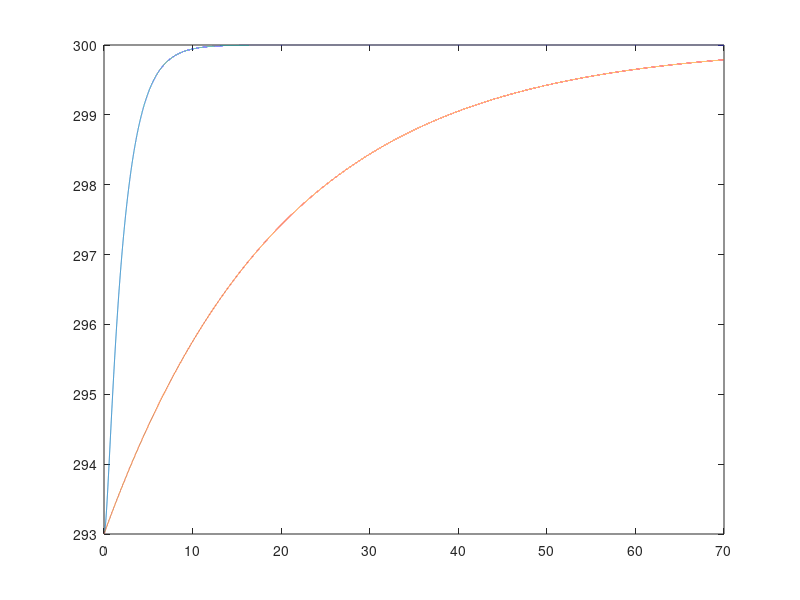

The MATLAB source for this figure: (Note: this script raises an error after producing the figure.)
clear all 
close all
Vin=[3.3 5 15] ;
R25=220 ;%resistence at 25 deg centigrade, [ohm]
tau=20 ;  %time contant of thermistor , [sec]
beta=3560 ; % beta coeficient of themistor , [K]
dc=8.5e-3 ; % disipation contant , [W/dC]
Rt=(1/dc);
Ct=tau*dc;
% 
% r1=0.9*(Rt/2);
% r2=0.3*(Rt/2);       
c1=0.95*Ct;
% c2=0.35*Ct;

a=0.589185549;
b=2.303361987;
c=7.827288075;
d=30.6;


% a= %r1*r2*c1*c2;
% b= %r2*c2+r1*c1+c1*r2;
% c= %r1*r2*c2;
% d= %r1+r2;

m1=-(-b/a+sqrt((b/a)^2-(4/a)))*0.5;
m2=-(-b/a-sqrt((b/a)^2-(4/a)))*0.5;
% m1=r1*c1;
% m2=r2*c2;


%set temp, current and time vectors for loop

dt=0.001; % time step , sec
t=0:dt:70;
Imax=Vin./R25 ; % A , calculated by V/R where V=5v R=R0
lt = length(t);
T0=293; % initial temp K
T=ones(lt,1)*T0;
T_noCon=T;
Tmod1=T;
Rth=ones(lt,1)*R25;%thermistor
RthNo=Rth;
V=zeros(lt,1);
I=zeros(lt,1);
Imod1=I;
Ta=300; % ambient temp

%Ttau=(T0+0.63*(Ta-T0));
a1=((Ta-T0)/a)*((1/(m2-m1))/m1);
a2=((Ta-T0)/a)*((1/(m1-m2))/m2);
T_NoCon1=a1*(1-exp(-m1*t))+a2*(1-exp(-m2*t))+T0;
T_NoCon2=Ta+(T0-Ta).*exp(-t/tau);
figure (5)
plot(t,T_NoCon1)
hold on
plot(t,T_NoCon2)
%%


%%
ttau=zeros(length(Imax)+1,1);
for j=1:length(Imax);
    flag=1;
    for n=3:lt
        
        T_noCon(n)=TempOfTherm2(a,b,c,d,dt,0,0,RthNo(n-1),RthNo(n-2),T_noCon(n-1),T_noCon(n-2),Ta);
        T(n)=TempOfTherm2(a,b,c,d,dt,I(n-1),I(n-2),Rth(n-1),Rth(n-2),T(n-1),T(n-2),Ta);
        Tmod1(n)=TempOfTherm2(a,b,c,d,dt,Imod1(n-1),Imod1(n-2),Rth(n-1),Rth(n-2),Tmod1(n-1),Tmod1(n-2),Ta);
        Rth(n)=ThermistorResistence(T(n),R25,beta);
        RthNo(n)=ThermistorResistence(T_noCon(n),R25,beta);
        I(n)= current2(a,b,c,d,T(n),T(n-1),T(n-2),I(n-1),Rth(n-1),Rth(n),dt,Imax(j));
        Imod1(n)=ThermCurrent(Tmod1(n),Tmod1(n-1),Rth(n),Ct*0.315,Imax(j),dt);
        V(n)=I(n)*Rth(n);
%         if flag==1;
%           if T(n)>Ttau
%             flag=0;
%             ttau(j)=t(n);
%           end
%         end 
    end
   
%     legend('with control', 'no control');
%     hold on
%     figure (2)
%     plot(t,I);
%end

 figure (2)
    plot(t,T);
    hold on 
    plot (t,T_noCon);
     hold on
    %plot(t,T_NoCon1);
    %hold on
    plot(t,Tmod1);
    title('T(t)');
    xlabel('t[sec]');
    ylabel('T[K]');
    legend('2nd order control', 'No control','1st Order control');
    hold on
    
    figure (3)
    plot(t,I);
    hold on 
    plot(t,Imod1);
    legend( 'mod2' ,'mod1');
    hold on
end   
    %
%     xlim ([0 20]);

% ttau(j+1)=15;
% Ttaus=ones(j+1,1)*Ttau;
% plot(ttau,Ttaus,'.');


% r1=0.9*Rt;
% r2=0.3*Rt;  gives a good second order response , bad control
% c1=0.05*Ct;
% c2=0.95*Ct;